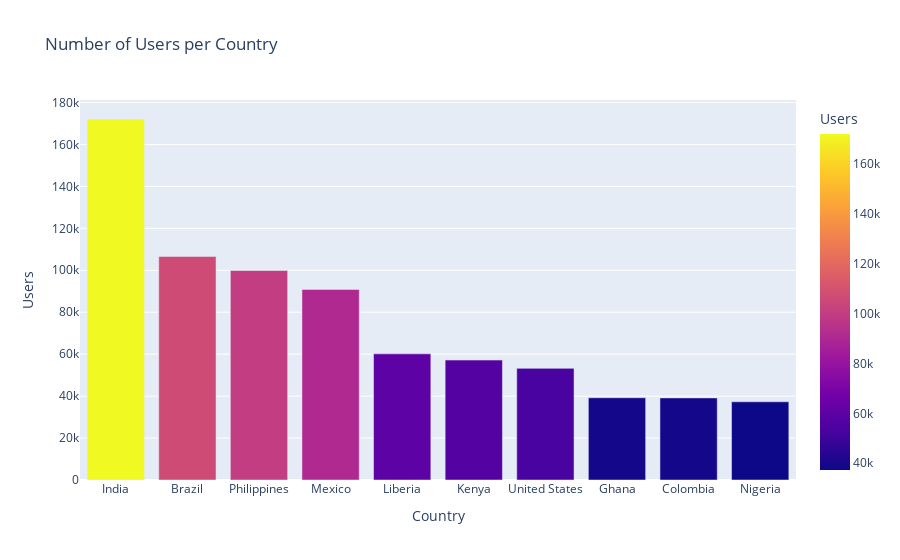

Notebook source saved alongside this figure:
### Markdown cell above
I was able to develop a graph for this specific insight that shows the number of users in connection to the various nations that the users operate from.

I deduced from my research that **Nigeria had the fewest users**, while **India had the most users.**

### Code cell
# Create a bar chart
fig = px.bar(gadr_geography, x="Country", y="Users", color="Users", title="Number of Users per Country",)

# Show the chart
fig.show()

### Figure 1 — Plotly figure (JSON) as saved in the notebook; plotly's stock layout.template omitted (floating-point values rounded to 4 significant figures)
{"data": [{"alignmentgroup": "True", "hovertemplate": "Country=%{x}<br>Users=%{marker.color}<extra></extra>", "legendgroup": "", "marker": {"color": [172126, 106594, 99889, 90855, 60141, 57182, 53235, 39207, 39142, 37293], "coloraxis": "coloraxis", "pattern": {"shape": ""}}, "name": "", "offsetgroup": "", "orientation": "v", "showlegend": false, "textposition": "auto", "type": "bar", "x": ["India", "Brazil", "Philippines", "Mexico", "Liberia", "Kenya", "United States", "Ghana", "Colombia", "Nigeria"], "xaxis": "x", "y": [172126, 106594, 99889, 90855, 60141, 57182, 53235, 39207, 39142, 37293], "yaxis": "y"}], "layout": {"barmode": "relative", "coloraxis": {"colorbar": {"title": {"text": "Users"}}, "colorscale": [[0, "#0d0887"], [0.1111, "#46039f"], [0.2222, "#7201a8"], [0.3333, "#9c179e"], [0.4444, "#bd3786"], [0.5556, "#d8576b"], [0.6667, "#ed7953"], [0.7778, "#fb9f3a"], [0.8889, "#fdca26"], [1, "#f0f921"]]}, "legend": {"tracegroupgap": 0}, "title": {"text": "Number of Users per Country"}, "xaxis": {"anchor": "y", "domain": [0, 1], "title": {"text": "Country"}}, "yaxis": {"anchor": "x", "domain": [0, 1], "title": {"text": "Users"}}}}
